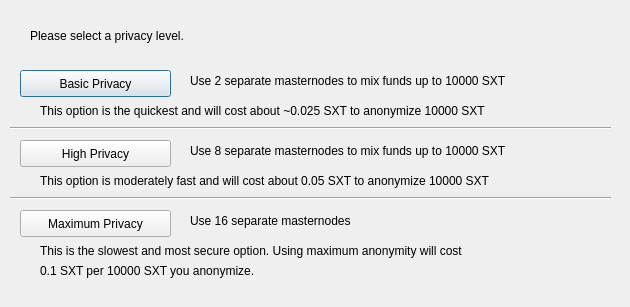
<?xml version="1.0" encoding="UTF-8"?>
<ui version="4.0">
 <class>ObfuscationConfig</class>
 <widget class="QDialog" name="ObfuscationConfig">
  <property name="geometry">
   <rect>
    <x>0</x>
    <y>0</y>
    <width>630</width>
    <height>307</height>
   </rect>
  </property>
  <property name="windowTitle">
   <string>Configure Xend</string>
  </property>
  <widget class="QPushButton" name="buttonBasic">
   <property name="geometry">
    <rect>
     <x>20</x>
     <y>70</y>
     <width>151</width>
     <height>27</height>
    </rect>
   </property>
   <property name="text">
    <string>Basic Privacy</string>
   </property>
  </widget>
  <widget class="QPushButton" name="buttonHigh">
   <property name="geometry">
    <rect>
     <x>20</x>
     <y>140</y>
     <width>151</width>
     <height>27</height>
    </rect>
   </property>
   <property name="text">
    <string>High Privacy</string>
   </property>
  </widget>
  <widget class="QPushButton" name="buttonMax">
   <property name="geometry">
    <rect>
     <x>20</x>
     <y>210</y>
     <width>151</width>
     <height>27</height>
    </rect>
   </property>
   <property name="text">
    <string>Maximum Privacy</string>
   </property>
  </widget>
  <widget class="QLabel" name="label">
   <property name="geometry">
    <rect>
     <x>30</x>
     <y>20</y>
     <width>571</width>
     <height>31</height>
    </rect>
   </property>
   <property name="text">
    <string>Please select a privacy level.</string>
   </property>
  </widget>
  <widget class="QLabel" name="label_2">
   <property name="geometry">
    <rect>
     <x>190</x>
     <y>70</y>
     <width>421</width>
     <height>21</height>
    </rect>
   </property>
   <property name="text">
    <string>Use 2 separate masternodes to mix funds up to 10000 SXT</string>
   </property>
  </widget>
  <widget class="QLabel" name="label_3">
   <property name="geometry">
    <rect>
     <x>190</x>
     <y>140</y>
     <width>411</width>
     <height>21</height>
    </rect>
   </property>
   <property name="text">
    <string>Use 8 separate masternodes to mix funds up to 10000 SXT</string>
   </property>
  </widget>
  <widget class="QLabel" name="label_4">
   <property name="geometry">
    <rect>
     <x>190</x>
     <y>210</y>
     <width>421</width>
     <height>21</height>
    </rect>
   </property>
   <property name="text">
    <string>Use 16 separate masternodes</string>
   </property>
  </widget>
  <widget class="QLabel" name="label_6">
   <property name="geometry">
    <rect>
     <x>40</x>
     <y>100</y>
     <width>561</width>
     <height>21</height>
    </rect>
   </property>
   <property name="text">
    <string>This option is the quickest and will cost about ~0.025 SXT to anonymize 10000 SXT</string>
   </property>
  </widget>
  <widget class="QLabel" name="label_7">
   <property name="geometry">
    <rect>
     <x>40</x>
     <y>170</y>
     <width>561</width>
     <height>21</height>
    </rect>
   </property>
   <property name="text">
    <string>This option is moderately fast and will cost about 0.05 SXT to anonymize 10000 SXT</string>
   </property>
  </widget>
  <widget class="QLabel" name="label_8">
   <property name="geometry">
    <rect>
     <x>40</x>
     <y>240</y>
     <width>561</width>
     <height>21</height>
    </rect>
   </property>
   <property name="text">
    <string>This is the slowest and most secure option. Using maximum anonymity will cost</string>
   </property>
  </widget>
  <widget class="QLabel" name="label_9">
   <property name="geometry">
    <rect>
     <x>40</x>
     <y>260</y>
     <width>561</width>
     <height>21</height>
    </rect>
   </property>
   <property name="text">
    <string>0.1 SXT per 10000 SXT you anonymize.</string>
   </property>
  </widget>
  <widget class="Line" name="line">
   <property name="geometry">
    <rect>
     <x>10</x>
     <y>120</y>
     <width>601</width>
     <height>16</height>
    </rect>
   </property>
   <property name="orientation">
    <enum>Qt::Horizontal</enum>
   </property>
  </widget>
  <widget class="Line" name="line_2">
   <property name="geometry">
    <rect>
     <x>10</x>
     <y>190</y>
     <width>601</width>
     <height>16</height>
    </rect>
   </property>
   <property name="orientation">
    <enum>Qt::Horizontal</enum>
   </property>
  </widget>
 </widget>
 <resources/>
 <connections/>
</ui>
